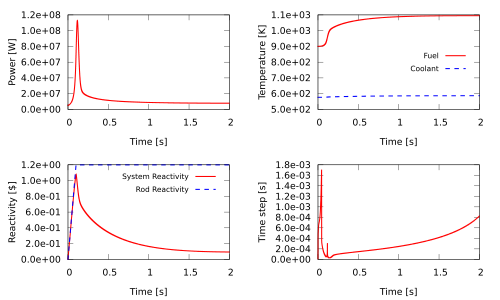

Recreate this plot in gnuplot.
set terminal pdf dashed
set output 'pkfeedback.pdf'
# set terminal wxt persist
set multiplot layout 2,2
set xtics font ",5.5"
set ytics font ",5.5"
set xrange[0:2]
unset key
set format y "%7.1e"
set ylabel offset 2.0
set xlabel font ",5.5"
set ylabel font ",5.5"
set xlabel "Time [s]"
set ylabel "Power [W]"
plot 'data' using 1:3 with lines linewidth 3.0
set key center right
set key font ",4"
set key samplen 2
set xlabel "Time [s]"
set ylabel "Temperature [K]"
plot 'data' using 1:4 with lines linewidth 3.0 title "Fuel", 'data' using 1:5 with lines linewidth 3.0 linecolor rgb 'blue' title "Coolant"
set key top right
set xlabel "Time [s]"
set ylabel "Reactivity [$]"
plot 'data' using 1:2 with lines linewidth 3.0 title "System Reactivity", '-' using 1:2 with lines linewidth 3.0 linecolor rgb 'blue' title "Rod Reactivity"
0.0 0.0
0.1 1.2
2.0 1.2
e
unset key
set ylabel offset 2.0
set xlabel "Time [s]"
set ylabel "Time step [s]"
plot 'data' using 1:6 with lines linewidth 3.0
